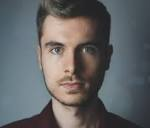
#> input picture Hks_lab/19032023/download.jpg, 150 x 128 px
$ jupyter execute facedetection.ipynb
#> lines starting #> are read from the running program, lines starting #| are printed output that depends on the picture; after the words box and inside, x2 and y2 are one past the last pixel; in counts of white or black regions, pixels touching at a corner belong together
[cell 1]
import cv2

face_cascade = cv2.CascadeClassifier('haarcascade_frontalface_default.xml')

img = cv2.imread('download.jpg')
#> img is the input picture: shape (128, 150, 3); mean B, G, R 100.7, 99.4, 98.3

gray = cv2.cvtColor(img, cv2.COLOR_RGB2GRAY)
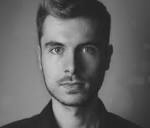
#> gray: shape (128, 150); min 24, max 201, mean 99.7

faces = face_cascade.detectMultiScale(gray, 1.1, 4)
#> faces = [[30, 18, 83, 83]]
for (x, y, w, h) in faces:
    cv2.rectangle(img, (x, y), (x + w, y +h), (225, 0, 0), 2)
#> this loop made 1 pass
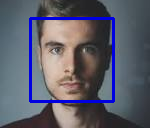
#> img: shape (128, 150, 3); 5.17% of pixels changed, all inside (x1, y1, x2, y2) = (29, 17, 115, 103)

cv2.imshow('img' , img)

cv2.waitKey()

cv2.imwrite("face_detected.jpg")
#> Out = True

[cell 2]
import cv2

img = cv2.imread('download.jpg')
print(img.shape)
#| (128, 150, 3)
